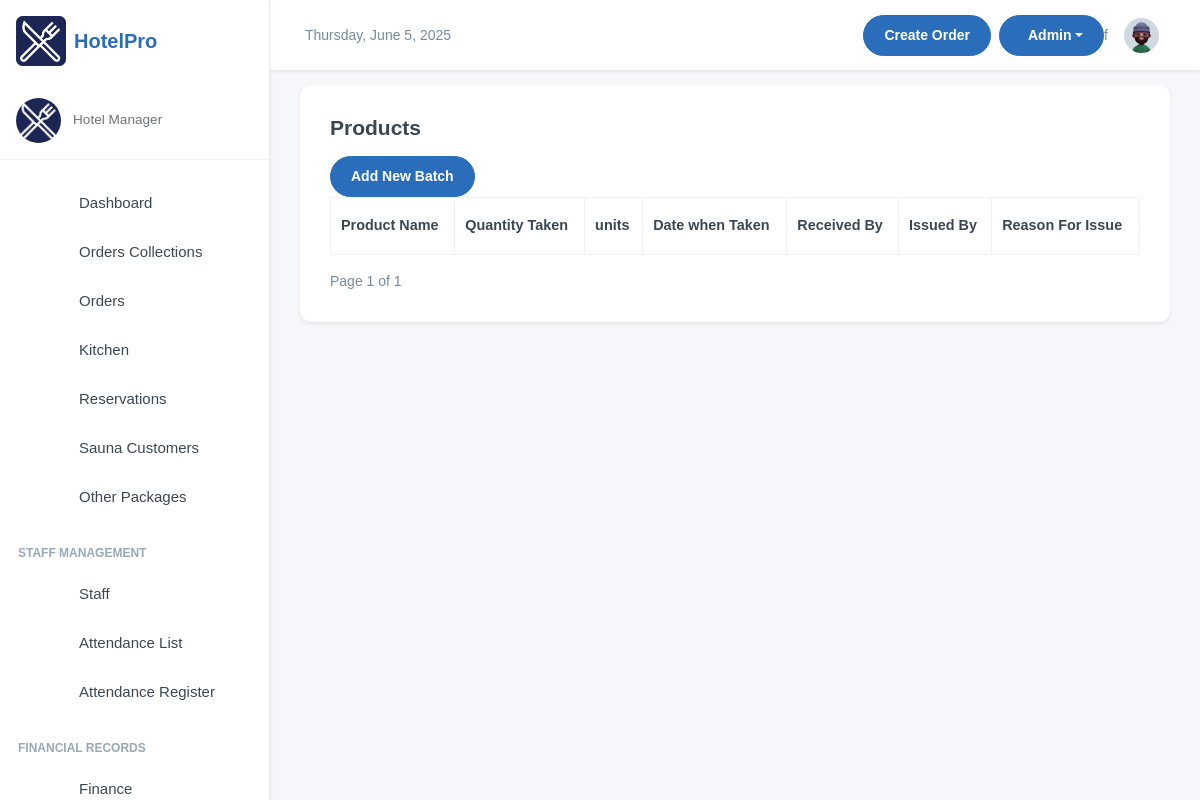
The app's page /store/view-issued-product/, older data.
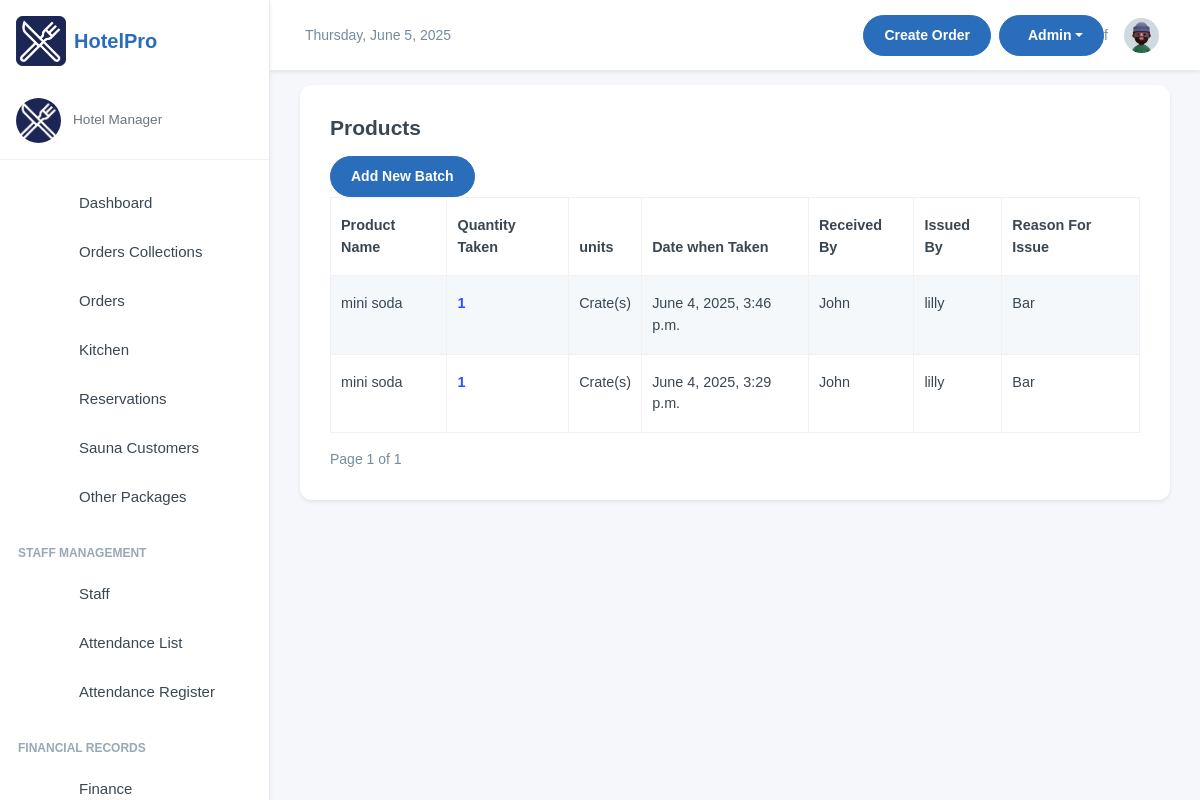
The same page, newer data.
### store/models.py (models this page shows, shortened)
class IssuedProduct(models.Model):
    product = models.ForeignKey(Product, on_delete=models.CASCADE, related_name="issued_items")
    quantity_taken = models.PositiveIntegerField()
    units = models.CharField(max_length=50, choices=values.unit_choices, blank=True, null=True)
    date_taken = models.DateTimeField(auto_now_add=True)
    person_receiving = models.CharField(max_length=100)
    issued_by = models.ForeignKey(User, on_delete=models.CASCADE)
    reason_for_issue = models.TextField(blank=True, null=True)

class Product(models.Model):
    STOCK_CHOICES = [
        ('in_stock', 'In Stock'),
        ('low', 'Low Stock'),
        ('out', 'Out of Stock'),
    ]
    name = models.CharField(
        max_length=150,
        unique=True,
        verbose_name="Product Name"
    )
    category = models.ForeignKey(
        'Category',
        on_delete=models.CASCADE,
        related_name="products",
        verbose_name="Category"
    )
    stock_status = models.CharField(
        max_length=20,
        choices=STOCK_CHOICES,
        default='in_stock',
        verbose_name="Stock Status"
    )
    last_updated = models.DateTimeField(
        auto_now=True,
        verbose_name="Last Updated"
    )
    class Meta:
        verbose_name = "Product"
        verbose_name_plural = "Products"
        indexes = [
            models.Index(fields=['stock_status']),
        ]
        ordering = ['name']

### store/views.py (the view)
# urls.py: path('view-issued-product/', views.view_issued_product, name='issue-product'),
def view_issued_product(request):
    issued_products = IssuedProduct.objects.all().order_by('-date_taken')  # Add ordering for better display
    paginator = Paginator(issued_products, 10)  # Show 10 items per page
    page_number = request.GET.get('page')  # Get the current page number from the request
    issued_products = paginator.get_page(page_number)  # Get the products for the current page
    return render(request, "issued_products.html", {"issued_products": issued_products})

### store/templates/issued_products.html (shortened to what this page needs)
{% extends 'base.html' %}
{% load static %}
{% block content %}
<div class="card">
    <div class="card-body">
        <div class="row">
            <h4 class="fw-semibold mb-2">Products</h4>
            <div class="container mt-2">
                <div class="row">
                    <div class="col-auto">
                        <a href="/store/batch/add/" class="btn btn-primary">Add New Batch</a>
                    </div>
                </div>
                <table class="table table-striped table-bordered">
                    <thead>
                        <tr>
                            <th>Product Name</th>
                            <th>Quantity Taken</th>
                            <th>units</th>
                            <th>Date when Taken</th>
                            <th>Received By</th>
                            <th>Issued By</th>
                            <th>Reason For Issue</th>
                        </tr>
                    </thead>
                    <tbody>
                        {% for product in issued_products %}
                        <tr>
                            <td>{{ product.product.name }}</td>
                            <td class="text-primary fw-bolder">{{ product.quantity_taken }}</td>
                            <td>{{ product.units }}</td>
                            <td>{{ product.date_taken }}</td>
                            <td>{{ product.person_receiving }}</td>
                            <td>{{ product.issued_by }}</td>
                            <td>{{ product.reason_for_issue }}</td>
                        </tr>
                        {% endfor %}
                    </tbody>
                </table>
                <div class="pagination">
                    <span class="step-links">
                        <span class="current">
                            Page {{ issued_products.number }} of {{ issued_products.paginator.num_pages }}
                        </span>
                    </span>
                </div>
            </div>
        </div>
    </div>
</div>
{% endblock %}

Row changes from the older to the newer data that the page shows:
added IssuedProduct: product.name "mini soda", quantity_taken "1", units "Crate(s)", date_taken "June 4, 2025, 3:46 p.m.", person_receiving "John", issued_by "lilly", reason_for_issue "Bar"
added IssuedProduct: product.name "mini soda", quantity_taken "1", units "Crate(s)", date_taken "June 4, 2025, 3:29 p.m.", person_receiving "John", issued_by "lilly", reason_for_issue "Bar"
